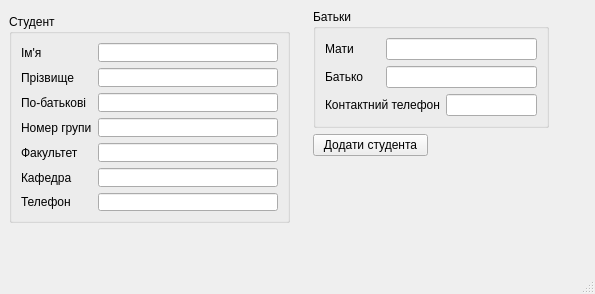
<?xml version="1.0" encoding="UTF-8"?>
<ui version="4.0">
 <class>AddStudentForm</class>
 <widget class="QMainWindow" name="AddStudentForm">
  <property name="geometry">
   <rect>
    <x>0</x>
    <y>0</y>
    <width>595</width>
    <height>294</height>
   </rect>
  </property>
  <property name="sizePolicy">
   <sizepolicy hsizetype="Fixed" vsizetype="Fixed">
    <horstretch>0</horstretch>
    <verstretch>0</verstretch>
   </sizepolicy>
  </property>
  <property name="minimumSize">
   <size>
    <width>595</width>
    <height>294</height>
   </size>
  </property>
  <property name="maximumSize">
   <size>
    <width>595</width>
    <height>294</height>
   </size>
  </property>
  <property name="windowTitle">
   <string>MainWindow</string>
  </property>
  <widget class="QWidget" name="centralwidget">
   <layout class="QGridLayout" name="gridLayout_3">
    <item row="0" column="0" rowspan="3">
     <widget class="QGroupBox" name="groupBox_2">
      <property name="sizePolicy">
       <sizepolicy hsizetype="Fixed" vsizetype="Fixed">
        <horstretch>0</horstretch>
        <verstretch>0</verstretch>
       </sizepolicy>
      </property>
      <property name="minimumSize">
       <size>
        <width>281</width>
        <height>209</height>
       </size>
      </property>
      <property name="maximumSize">
       <size>
        <width>281</width>
        <height>209</height>
       </size>
      </property>
      <property name="title">
       <string>Студент</string>
      </property>
      <layout class="QGridLayout" name="gridLayout_2">
       <item row="0" column="0">
        <widget class="QLabel" name="label">
         <property name="text">
          <string>Ім'я</string>
         </property>
        </widget>
       </item>
       <item row="0" column="1">
        <widget class="QLineEdit" name="nameLabel"/>
       </item>
       <item row="1" column="0">
        <widget class="QLabel" name="label_2">
         <property name="text">
          <string>Прізвище</string>
         </property>
        </widget>
       </item>
       <item row="1" column="1">
        <widget class="QLineEdit" name="firstName"/>
       </item>
       <item row="2" column="0">
        <widget class="QLabel" name="label_3">
         <property name="text">
          <string>По-батькові</string>
         </property>
        </widget>
       </item>
       <item row="2" column="1">
        <widget class="QLineEdit" name="lasNameLineEdit"/>
       </item>
       <item row="3" column="0">
        <widget class="QLabel" name="label_4">
         <property name="text">
          <string>Номер групи</string>
         </property>
        </widget>
       </item>
       <item row="3" column="1">
        <widget class="QLineEdit" name="GroupNumderLineEdit"/>
       </item>
       <item row="4" column="0">
        <widget class="QLabel" name="label_5">
         <property name="text">
          <string>Факультет</string>
         </property>
        </widget>
       </item>
       <item row="4" column="1">
        <widget class="QLineEdit" name="FacultiesLineEdit"/>
       </item>
       <item row="5" column="0">
        <widget class="QLabel" name="label_6">
         <property name="text">
          <string>Кафедра</string>
         </property>
        </widget>
       </item>
       <item row="5" column="1">
        <widget class="QLineEdit" name="DepartmentLineEdit"/>
       </item>
       <item row="6" column="0">
        <widget class="QLabel" name="label_11">
         <property name="text">
          <string>Телефон</string>
         </property>
        </widget>
       </item>
       <item row="6" column="1">
        <widget class="QLineEdit" name="TelephoneOfStudent"/>
       </item>
      </layout>
     </widget>
    </item>
    <item row="0" column="1">
     <spacer name="horizontalSpacer_3">
      <property name="orientation">
       <enum>Qt::Horizontal</enum>
      </property>
      <property name="sizeHint" stdset="0">
       <size>
        <width>5</width>
        <height>20</height>
       </size>
      </property>
     </spacer>
    </item>
    <item row="0" column="2" colspan="2">
     <widget class="QGroupBox" name="groupBox">
      <property name="sizePolicy">
       <sizepolicy hsizetype="Fixed" vsizetype="Fixed">
        <horstretch>0</horstretch>
        <verstretch>0</verstretch>
       </sizepolicy>
      </property>
      <property name="minimumSize">
       <size>
        <width>236</width>
        <height>105</height>
       </size>
      </property>
      <property name="maximumSize">
       <size>
        <width>236</width>
        <height>16777215</height>
       </size>
      </property>
      <property name="title">
       <string>Батьки</string>
      </property>
      <layout class="QGridLayout" name="gridLayout">
       <item row="0" column="0">
        <widget class="QLabel" name="label_8">
         <property name="text">
          <string>Мати</string>
         </property>
        </widget>
       </item>
       <item row="0" column="1" colspan="2">
        <widget class="QLineEdit" name="MotherNameLineEdit"/>
       </item>
       <item row="1" column="0">
        <widget class="QLabel" name="label_9">
         <property name="text">
          <string>Батько</string>
         </property>
        </widget>
       </item>
       <item row="1" column="1" colspan="2">
        <widget class="QLineEdit" name="FatherNameLineEdit"/>
       </item>
       <item row="2" column="0" colspan="2">
        <widget class="QLabel" name="label_10">
         <property name="text">
          <string>Контактний телефон</string>
         </property>
        </widget>
       </item>
       <item row="2" column="2">
        <widget class="QLineEdit" name="ParentsTelefonNumber"/>
       </item>
      </layout>
     </widget>
    </item>
    <item row="0" column="4">
     <spacer name="horizontalSpacer_2">
      <property name="orientation">
       <enum>Qt::Horizontal</enum>
      </property>
      <property name="sizeHint" stdset="0">
       <size>
        <width>31</width>
        <height>20</height>
       </size>
      </property>
     </spacer>
    </item>
    <item row="1" column="1">
     <spacer name="horizontalSpacer_4">
      <property name="orientation">
       <enum>Qt::Horizontal</enum>
      </property>
      <property name="sizeHint" stdset="0">
       <size>
        <width>5</width>
        <height>20</height>
       </size>
      </property>
     </spacer>
    </item>
    <item row="1" column="2">
     <widget class="QPushButton" name="AddSudentButton">
      <property name="text">
       <string>Додати студента</string>
      </property>
     </widget>
    </item>
    <item row="1" column="3" colspan="2">
     <spacer name="horizontalSpacer">
      <property name="orientation">
       <enum>Qt::Horizontal</enum>
      </property>
      <property name="sizeHint" stdset="0">
       <size>
        <width>152</width>
        <height>20</height>
       </size>
      </property>
     </spacer>
    </item>
    <item row="2" column="2">
     <spacer name="verticalSpacer">
      <property name="orientation">
       <enum>Qt::Vertical</enum>
      </property>
      <property name="sizeHint" stdset="0">
       <size>
        <width>20</width>
        <height>66</height>
       </size>
      </property>
     </spacer>
    </item>
    <item row="3" column="0">
     <spacer name="verticalSpacer_2">
      <property name="orientation">
       <enum>Qt::Vertical</enum>
      </property>
      <property name="sizeHint" stdset="0">
       <size>
        <width>20</width>
        <height>17</height>
       </size>
      </property>
     </spacer>
    </item>
   </layout>
  </widget>
  <widget class="QMenuBar" name="menubar">
   <property name="geometry">
    <rect>
     <x>0</x>
     <y>0</y>
     <width>595</width>
     <height>21</height>
    </rect>
   </property>
  </widget>
  <widget class="QStatusBar" name="statusbar"/>
 </widget>
 <resources/>
 <connections/>
</ui>
